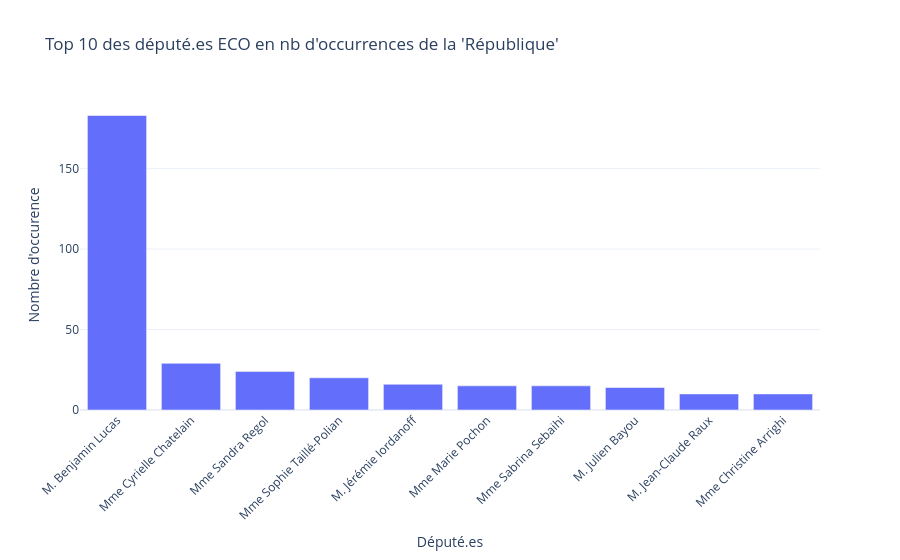

The notebook cell saved with this chart:
### Markdown cell above
## Personnel politique par groupes

### Code cell
# Fonction générale 

# Définir la personne recherchée 
parti = "ECO"

# Filtrer sur le parti choisi
df_partis = df[df["groupe_députés_affiliation"] == parti]

# Figure
fig_top_orateurs_partis = px.bar(
    df_partis["nom_orateur_clean"].value_counts()[0:10],
    # x=top_counts.index,
    # y=top_counts.values,
    labels={"value": "Nombre d'occurence", "nom_orateur_clean": "Député.es"},
    title= f"Top 10 des député.es {parti} en nb d'occurrences de la 'République'",
    template="plotly_white",
)
fig_top_orateurs_partis.update_layout(
    xaxis_tickangle=-45,
    showlegend=False,
)
fig_top_orateurs_partis.show()

# Tableaux 
df_partis["nom_orateur_clean"].value_counts()[0:10]

### Figure 1 — Plotly figure (JSON) as saved in the notebook; plotly's stock layout.template omitted (floating-point values rounded to 4 significant figures)
{"data": [{"alignmentgroup": "True", "hovertemplate": "variable=count<br>Député.es=%{x}<br>Nombre d'occurence=%{y}<extra></extra>", "legendgroup": "count", "marker": {"color": "#636efa", "pattern": {"shape": ""}}, "name": "count", "offsetgroup": "count", "orientation": "v", "showlegend": true, "textposition": "auto", "type": "bar", "x": ["M. Benjamin Lucas", "Mme Cyrielle Chatelain", "Mme Sandra Regol", "Mme Sophie Taillé-Polian", "M. Jérémie Iordanoff", "Mme Marie Pochon", "Mme Sabrina Sebaihi", "M. Julien Bayou", "M. Jean-Claude Raux", "Mme Christine Arrighi"], "xaxis": "x", "y": [183, 29, 24, 20, 16, 15, 15, 14, 10, 10], "yaxis": "y"}], "layout": {"barmode": "relative", "legend": {"title": {"text": "variable"}, "tracegroupgap": 0}, "showlegend": false, "title": {"text": "Top 10 des député.es ECO en nb d'occurrences de la 'République'"}, "xaxis": {"anchor": "y", "domain": [0, 1], "tickangle": -45, "title": {"text": "Député.es"}}, "yaxis": {"anchor": "x", "domain": [0, 1], "title": {"text": "Nombre d'occurence"}}}}
